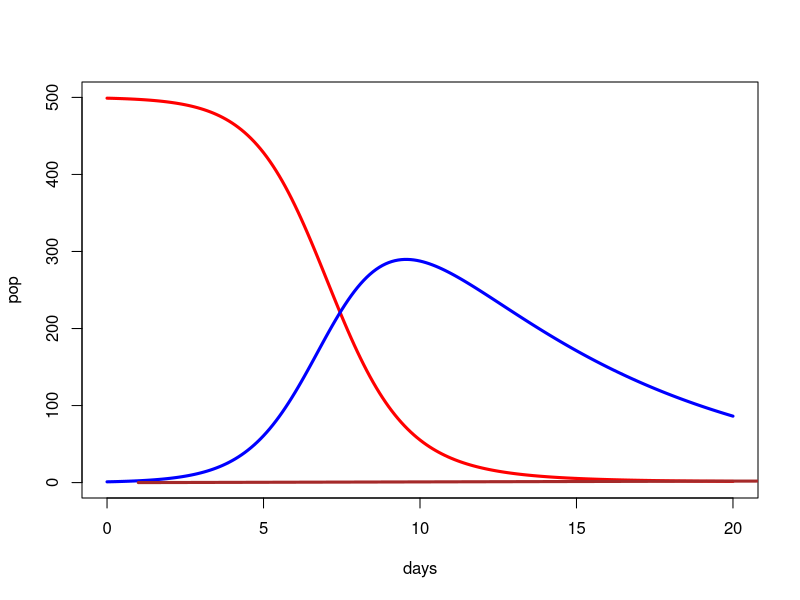

Reproduce this figure in R.
#epidemic model
install.packages("desolve")
library(deSolve)
beta<- 0.002
gamma <- 1/7
Io <-1
So<- 499
t <- seq(0,20,0.1)

params <- c(beta= beta, gamma = gamma)
state <- c(s=So, i = Io, R = 0)

sir<-function(t, state, params){
  with(as.list(c(params, state)), {
    ds = -beta*s*i
    di = beta*s*i - gamma*i
    dr = gamma*i
    list(c(ds,di,dr))
  })
  
}
output<- ode(y=state, times=t, parms = params, func = sir)
out_df = as.data.frame(output)

plot(out_df$t, out_df$s,type="l", col="red",xlab="days", ylab="pop",ylim=c(0,500), lwd=3)
lines(out_df$t, out_df$i, col="blue", lwd=3)
lines(out_df$t, out_df$r, col="brown", lwd=3)
